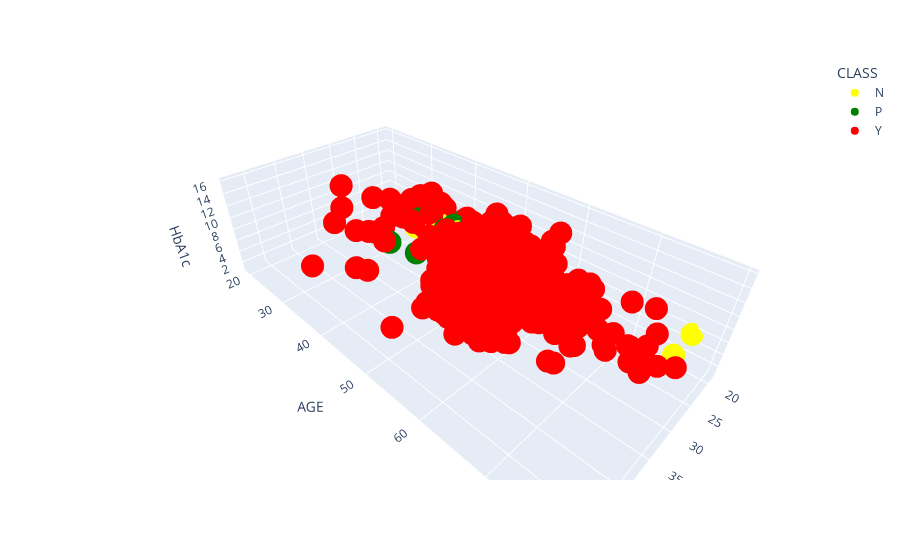

Write notebook code for a chart like this one.
### Markdown cell above
### conclusion:

     when age >50 & bmi >= 26 ...... class be Y
    
    20 < age <30  & bmi >=24 ...... class be Y
    
    age 20-50 & bmi >=33 ...... class be Y 

    age 20-50 or above  bmi 19-24 ...... class can be Y or N

### Code cell
# 3d plot 
fig = px.scatter_3d(df,x='BMI', y='AGE', z='HbA1c',color_discrete_map={'Y': 'red', 'N': 'yellow','P':'green'},color="CLASS")

fig.show()

### Figure 1 — Plotly figure (JSON) as saved in the notebook; plotly's stock layout.template omitted (floating-point values rounded to 4 significant figures; data arrays with more than 128 entries replaced by an {"elided": "..."} marker saying what was removed)
{"data": [{"hovertemplate": "CLASS=N<br>BMI=%{x}<br>AGE=%{y}<br>HbA1c=%{z}<extra></extra>", "legendgroup": "N", "marker": {"color": "yellow", "symbol": "circle"}, "mode": "markers", "name": "N", "scene": "scene", "showlegend": true, "type": "scatter3d", "x": [24, 23, 24, 24, 21, 21, 24, 24, 21, 24, 23, 21, 22, 23, 24, 21, 21, 22, 24, 23, 24, 24, 24, 23, 21, 22, 19, 22, 22, 22, 23, 24, 22, 24, 23, 22, 21, 21, 24, 23, 24, 21, 22, 21, 24, 21, 23, 24, 21, 22, 24, 22, 21, 20, 24, 23, 22, 22, 21, 21, 23.5, 23, 24, 21, 22, 23, 20, 21, 23, 22, 22, 21, 21, 24.5, 21, 24, 23, 20, 24, 21, 22, 22, 24, 20, 20, 21, 22, 24, 22, 21, 24.5, 22, 24, 24, 21, 24, 20, 24, 24, 19, 22.5, 22, 24.6], "y": [50, 26, 50, 50, 33, 45, 50, 48, 43, 32, 31, 33, 30, 45, 50, 50, 50, 30, 49, 49, 49, 42, 33, 50, 39, 30, 30, 41, 33, 44, 48, 47, 36, 42, 47, 39, 38, 46, 44, 41, 45, 44, 33, 43, 33, 49, 31, 49, 44, 47, 44, 45, 43, 47, 50, 50, 49, 50, 49, 44, 48, 47, 47, 44, 35, 40, 35, 42, 59, 31, 40, 41, 41, 43, 44, 59, 35, 51, 30, 50, 57, 50, 35, 63, 36, 50, 25, 40, 40, 50, 30, 50, 60, 77, 44, 40, 54, 50, 60, 77, 59, 57, 38], "z": [4.9, 4.9, 4.9, 4.9, 4.9, 4, 4, 4, 4, 4, 4.2, 4, 4.1, 5.1, 4, 5, 5.4, 4.1, 4.1, 4, 5.1, 4.5, 5, 5.3, 5, 4.1, 5.5, 4, 5.4, 4, 5.4, 4.3, 5, 4.5, 5.1, 4, 5.1, 5.4, 5, 4, 4.8, 5.5, 5.4, 4.3, 5, 4.7, 3.7, 5, 5.5, 5, 4, 4, 5, 5.4, 5, 4.5, 5, 4.5, 5, 4.1, 5, 4.2, 4.3, 4.9, 5.4, 4, 5, 4.9, 5.4, 5.4, 5.6, 4.3, 4, 4.3, 4.2, 4.1, 5, 4, 5.4, 5, 0.9, 4, 5.3, 4.3, 4.2, 4, 4, 4.5, 4.9, 5.4, 5.6, 5.4, 0.9, 5.4, 4.3, 5.4, 5.6, 4.9, 0.9, 5.4, 4.1, 0.9, 5.4]}, {"hovertemplate": "CLASS=P<br>BMI=%{x}<br>AGE=%{y}<br>HbA1c=%{z}<extra></extra>", "legendgroup": "P", "marker": {"color": "green", "symbol": "circle"}, "mode": "markers", "name": "P", "scene": "scene", "showlegend": true, "type": "scatter3d", "x": [23, 23, 23, 24, 24, 25, 23, 23, 24, 25, 25, 24, 21, 24, 23, 23, 24, 23, 22, 24, 24, 24, 22, 25, 25, 25, 22, 24, 22, 19, 25, 25, 25, 25, 19, 25, 19, 24, 24, 25, 25, 24, 24, 30, 31, 32, 21, 29, 21, 28, 19, 19.5, 27], "y": [34, 34, 34, 31, 31, 43, 42, 47, 50, 49, 50, 49, 49, 50, 49, 42, 50, 49, 39, 50, 39, 49, 39, 50, 33, 50, 30, 33, 30, 50, 33, 50, 50, 49, 33, 50, 50, 49, 50, 50, 50, 50, 55, 40, 40, 35, 41, 43, 30, 54, 30, 39, 48], "z": [6, 6, 6, 5.7, 5.7, 5.7, 5.8, 6.2, 6.1, 6.2, 6.1, 6, 6, 6.2, 6, 5.8, 6.1, 6, 6.4, 6.1, 6.4, 6, 6.4, 6.2, 5.8, 5.9, 6, 6, 6, 5.9, 5.8, 5.9, 6, 6.1, 6, 6, 5.9, 5.8, 6.1, 6, 6, 6.1, 6, 5.9, 5.7, 5.8, 5.9, 6.3, 6, 5.7, 5.8, 6.4, 6.3]}, {"hovertemplate": "CLASS=Y<br>BMI=%{x}<br>AGE=%{y}<br>HbA1c=%{z}<extra></extra>", "legendgroup": "Y", "marker": {"color": "red", "symbol": "circle"}, "mode": "markers", "name": "Y", "scene": "scene", "showlegend": true, "type": "scatter3d", "x": {"elided": "844 float values"}, "y": {"elided": "844 int values"}, "z": {"elided": "844 float values"}}], "layout": {"legend": {"title": {"text": "CLASS"}, "tracegroupgap": 0}, "margin": {"t": 60}, "scene": {"domain": {"x": [0, 1], "y": [0, 1]}, "xaxis": {"title": {"text": "BMI"}}, "yaxis": {"title": {"text": "AGE"}}, "zaxis": {"title": {"text": "HbA1c"}}}}}
